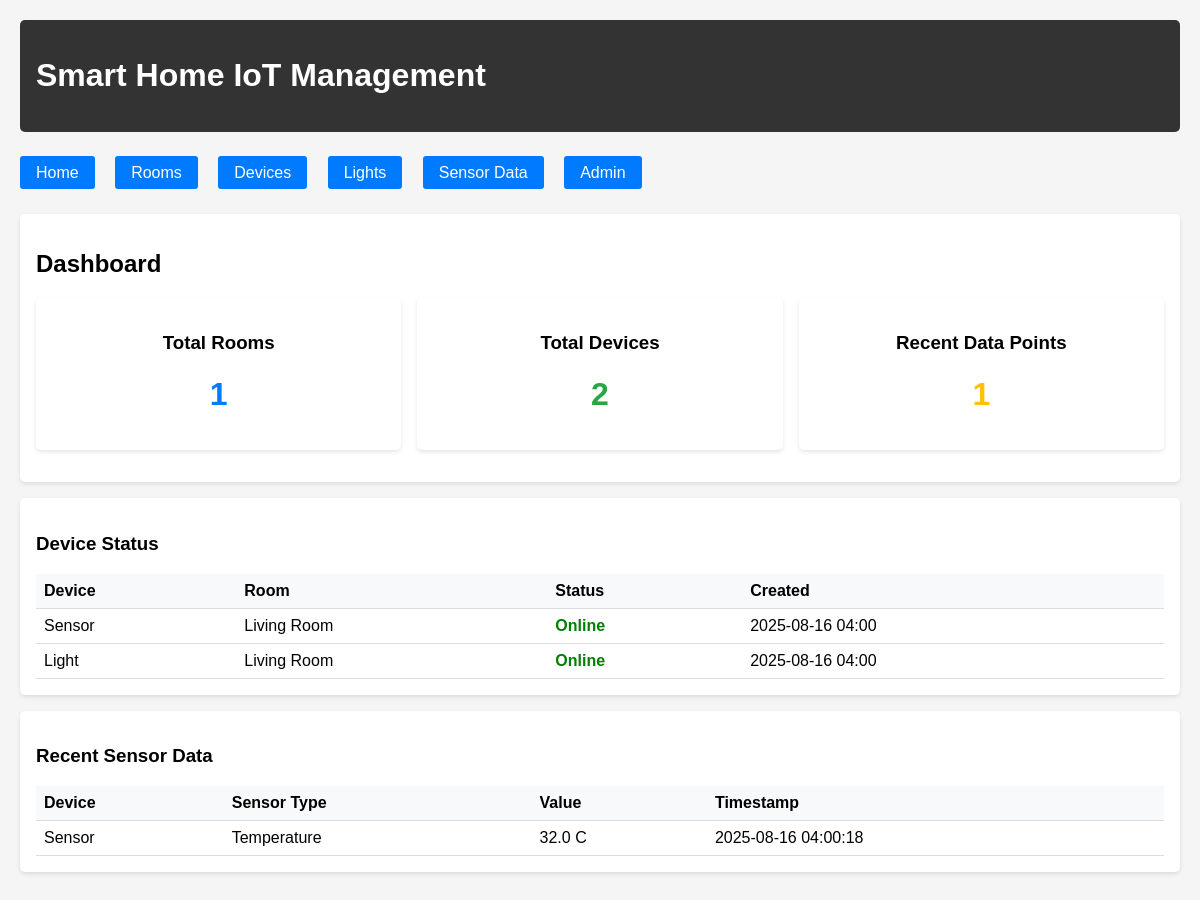
The page / on the database its author committed.
### myapp/models.py (models this page shows)
class Device(models.Model):
    STATUS_CHOICES = [
        ('online', 'Online'),
        ('offline', 'Offline'),
    ]
    name = models.CharField(max_length=100)
    device_id = models.CharField(max_length=50, unique=True)
    room = models.ForeignKey(Room, on_delete=models.CASCADE)
    status = models.CharField(max_length=20, choices=STATUS_CHOICES, default='offline')
    created_at = models.DateTimeField(auto_now_add=True)

class Room(models.Model):
    name = models.CharField(max_length=100)
    description = models.TextField(blank=True)

class SensorData(models.Model):
    SENSOR_TYPES = [
        ('temperature', 'Temperature'),
        ('humidity', 'Humidity'),
        ('light', 'Light'),
    ]
    device = models.ForeignKey(Device, on_delete=models.CASCADE)
    sensor_type = models.CharField(max_length=20, choices=SENSOR_TYPES)
    value = models.FloatField()
    unit = models.CharField(max_length=10, default="")
    timestamp = models.DateTimeField(default=timezone.now)

### myapp/views.py (the view)
# urls.py: 2. Add a URL to urlpatterns:  path('', views.home, name='home')
def home(request):
    rooms = Room.objects.all()
    devices = Device.objects.all()
    recent_data = SensorData.objects.all()[:10]
    context = {
        'rooms': rooms,
        'devices': devices,
        'recent_data': recent_data,
    }
    return render(request, 'myapp/home.html', context)

### myapp/templates/myapp/home.html (shortened to what this page needs)
{% extends 'myapp/base.html' %}
{% block content %}
<div class="card">
    <h2>Dashboard</h2>
    <div style="display: grid; grid-template-columns: repeat(auto-fit, minmax(250px, 1fr)); gap: 1rem;">
        <div class="card" style="text-align: center;">
            <h3>Total Rooms</h3>
            <h1 style="color: #007bff;">{{ rooms.count }}</h1>
        </div>
        <div class="card" style="text-align: center;">
            <h3>Total Devices</h3>
            <h1 style="color: #28a745;">{{ devices.count }}</h1>
        </div>
        <div class="card" style="text-align: center;">
            <h3>Recent Data Points</h3>
            <h1 style="color: #ffc107;">{{ recent_data.count }}</h1>
        </div>
    </div>
</div>
<div class="card">
    <h3>Device Status</h3>
    <table>
        <thead>
            <tr>
                <th>Device</th>
                <th>Room</th>
                <th>Status</th>
                <th>Created</th>
            </tr>
        </thead>
        <tbody>
            {% for device in devices %}
            <tr>
                <td>{{ device.name }}</td>
                <td>{{ device.room.name }}</td>
                <td>
                    <span class="status-{{ device.status }}">
                        {{ device.get_status_display }}
                    </span>
                </td>
                <td>{{ device.created_at|date:"Y-m-d H:i" }}</td>
            </tr>
            {% empty %}
            <tr>
                <td colspan="4">No devices found</td>
            </tr>
            {% endfor %}
        </tbody>
    </table>
</div>
<div class="card">
    <h3>Recent Sensor Data</h3>
    <table>
        <thead>
            <tr>
                <th>Device</th>
                <th>Sensor Type</th>
                <th>Value</th>
                <th>Timestamp</th>
            </tr>
        </thead>
        <tbody>
            {% for data in recent_data %}
            <tr>
                <td>{{ data.device.name }}</td>
                <td>{{ data.get_sensor_type_display }}</td>
                <td>{{ data.value }} {{ data.unit }}</td>
                <td>{{ data.timestamp|date:"Y-m-d H:i:s" }}</td>
            </tr>
            {% empty %}
            <tr>
                <td colspan="4">No sensor data found</td>
            </tr>
            {% endfor %}
        </tbody>
    </table>
</div>
{% endblock %}

### myapp/templates/myapp/base.html (shortened to what this page needs)
<!DOCTYPE html>
<html lang="en">
<head>
</head>
<body>
    <div class="container">
        <div class="header">
            <h1>Smart Home IoT Management</h1>
        </div>
        <div class="nav">
            <a href="{% url 'myapp:home' %}">Home</a>
            <a href="{% url 'myapp:room_list' %}">Rooms</a>
            <a href="{% url 'myapp:device_list' %}">Devices</a>
            <a href="{% url 'myapp:light_list' %}">Lights</a>
            <a href="{% url 'myapp:sensor_data_list' %}">Sensor Data</a>
            <a href="/admin/">Admin</a>
        </div>
        <main>
            {% block content %}
            {% endblock %}
        </main>
    </div>
</body>
</html>

### myapp/templates/myapp/base.html (style rules this page uses)
body { font-family: Arial, sans-serif; margin: 0; padding: 20px; background-color: #f5f5f5; }
.container { max-width: 1200px; margin: 0 auto; }
.header { background: #333; color: white; padding: 1rem; margin-bottom: 2rem; border-radius: 5px; }
.nav { margin-bottom: 2rem; }
.nav a { margin-right: 1rem; padding: 0.5rem 1rem; background: #007bff; color: white; text-decoration: none; border-radius: 3px; }
.card { background: white; padding: 1rem; margin-bottom: 1rem; border-radius: 5px; box-shadow: 0 2px 4px rgba(0,0,0,0.1); }
.status-online { color: green; font-weight: bold; }
table { width: 100%; border-collapse: collapse; }
th, td { padding: 0.5rem; text-align: left; border-bottom: 1px solid #ddd; }
th { background-color: #f8f9fa; }

### rows shown on the page
Device: name "Sensor", room.name "Living Room", status "Online", created_at "2025-08-16 04:00"
Device: name "Light", room.name "Living Room", status "Online", created_at "2025-08-16 04:00"
SensorData: device.name "Sensor", sensor_type "Temperature", value "32.0", unit "C", timestamp "2025-08-16 04:00:18"

### other values the page prints
{{ rooms.count }} "1"
{{ devices.count }} "2"
{{ recent_data.count }} "1"
